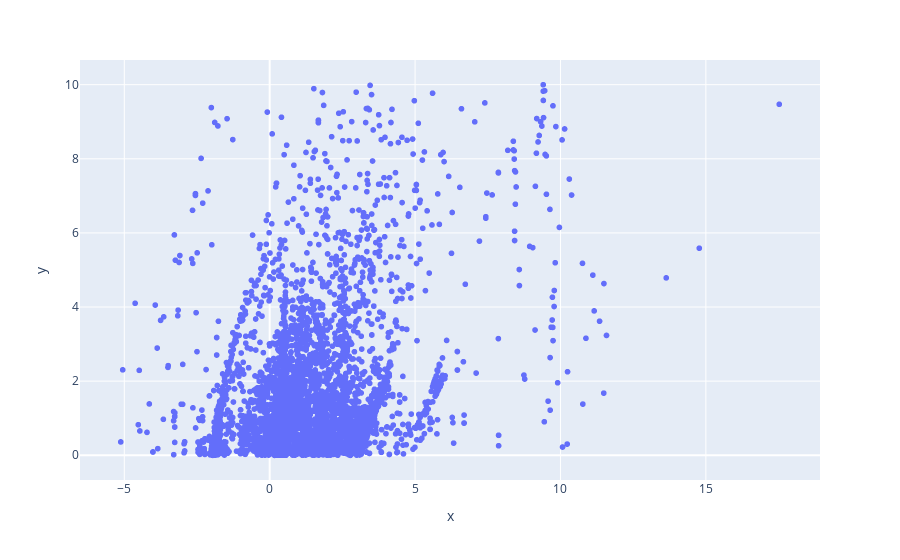

Notebook code cell kept with this figure:
### Code cell
import plotly.express as px
fig = px.scatter(x=X_encoded.cpu().detach().numpy()[:,0].reshape(-1), y=y_train.reshape(-1))
fig.show()

### Figure 1 — Plotly figure (JSON) as saved in the notebook; plotly's stock layout.template omitted (floating-point values rounded to 4 significant figures; data arrays with more than 128 entries replaced by an {"elided": "..."} marker saying what was removed)
{"data": [{"hovertemplate": "x=%{x}<br>y=%{y}<extra></extra>", "legendgroup": "", "marker": {"color": "#636efa", "symbol": "circle"}, "mode": "markers", "name": "", "showlegend": false, "type": "scattergl", "x": {"elided": "5617 float values"}, "xaxis": "x", "y": {"elided": "5617 float values"}, "yaxis": "y"}], "layout": {"legend": {"tracegroupgap": 0}, "margin": {"t": 60}, "xaxis": {"anchor": "y", "domain": [0, 1], "title": {"text": "x"}}, "yaxis": {"anchor": "x", "domain": [0, 1], "title": {"text": "y"}}}}
